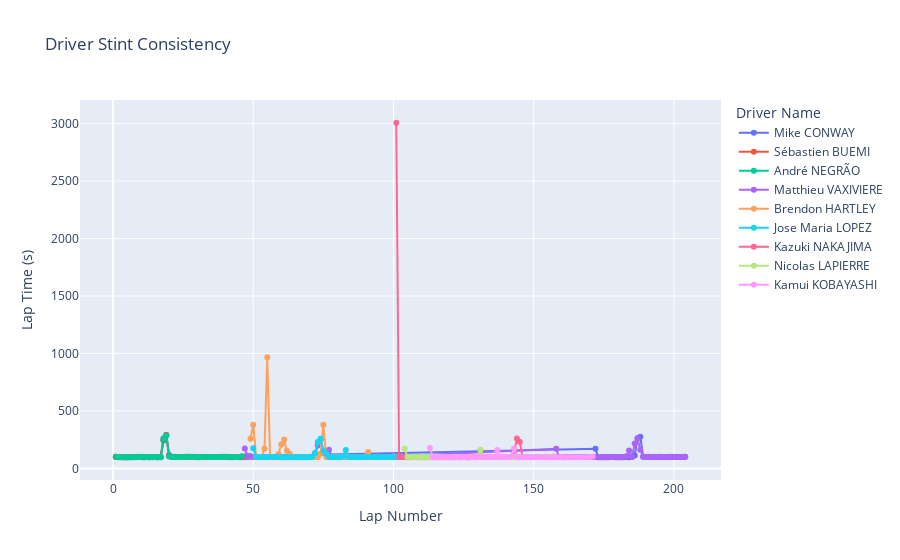

Write notebook code for a chart like this one.
### Code cell
fig = px.line(monza,
    x="lap_number",
    y="lap_time_s",
    title="Driver Stint Consistency",
    color="driver_name",
    line_group="team_no",
    markers=True,
    labels={                  
        "lap_number": "Lap Number",
        "lap_time_s": "Lap Time (s)",
        "driver_name": "Driver Name",
        "team_no": "Team Number"
    }
)

fig.update_layout(
    xaxis_title="Lap Number",
    yaxis_title="Lap Time (s)",
    legend_title="Driver Name"
)

fig.show()

### Figure 1 — Plotly figure (JSON) as saved in the notebook; plotly's stock layout.template omitted (floating-point values rounded to 4 significant figures)
{"data": [{"hovertemplate": "Driver Name=Mike CONWAY<br>Team Number=Toyota Gazoo Racing #7<br>Lap Number=%{x}<br>Lap Time (s)=%{y}<extra></extra>", "legendgroup": "Mike CONWAY", "line": {"color": "#636efa", "dash": "solid"}, "marker": {"symbol": "circle"}, "mode": "lines+markers", "name": "Mike CONWAY", "orientation": "v", "showlegend": true, "type": "scatter", "x": [1, 2, 3, 4, 5, 6, 7, 8, 9, 10, 11, 12, 13, 14, 15, 16, 17, 18, 19, 20, 21, 22, 23, 24, 25, 26, 27, 28, 29, 30, 31, 32, 33, 34, 35, 36, 37, 38, 39, 40, 41, 42, 43, 44, 45, 46, 47, 48, 49, 172, 173, 174, 175, 176, 177, 178, 179, 180, 181, 182, 183, 184, 185, 186, 187, 188, 189, 190, 191, 192, 193, 194, 195, 196, 197, 198, 199, 200, 201, 202, 203, 204], "xaxis": "x", "y": [99.36, 98.04, 97.3, 97.34, 97.19, 97.16, 99.23, 97.73, 99.07, 98.22, 97.83, 98.29, 97.82, 98.13, 98.21, 97.89, 97.94, 242.0, 291.4, 117.3, 99.38, 100.5, 98.37, 98.28, 98.52, 100.7, 99.61, 98.6, 99.26, 97.83, 98.75, 98.09, 98.57, 98.1, 98.11, 99.6, 98.3, 98.87, 101.4, 98.56, 98.46, 97.7, 97.83, 98.53, 97.95, 97.95, 103.2, 98.86, 105.3, 171.3, 98, 97.76, 97.48, 97.99, 97.64, 98.18, 97.39, 97.42, 96.95, 97.86, 99.67, 97.78, 98.08, 112.6, 262.2, 274.7, 100.5, 99.41, 99.59, 98.99, 98.39, 99.83, 98.24, 99.5, 99.59, 98.39, 98.62, 98.91, 98.34, 98.84, 99.23, 100.2], "yaxis": "y"}, {"hovertemplate": "Driver Name=Sébastien BUEMI<br>Team Number=Toyota Gazoo Racing #8<br>Lap Number=%{x}<br>Lap Time (s)=%{y}<extra></extra>", "legendgroup": "Sébastien BUEMI", "line": {"color": "#EF553B", "dash": "solid"}, "marker": {"symbol": "circle"}, "mode": "lines+markers", "name": "Sébastien BUEMI", "orientation": "v", "showlegend": true, "type": "scatter", "x": [1, 2, 3, 4, 5, 6, 7, 8, 9, 10, 11, 12, 13, 14, 15, 16, 17, 18, 19, 20, 21, 22, 23, 24, 25, 26, 27, 28, 29, 30, 31, 32, 33, 34, 35, 36, 37, 38, 39, 40, 41, 42, 43, 44, 45, 46, 47, 48], "xaxis": "x", "y": [100.5, 98.33, 97.74, 97.55, 97.21, 97.21, 97.55, 98.14, 99.52, 98.18, 97.77, 98.99, 97.95, 97.87, 99.09, 97.84, 98.89, 249.1, 291.6, 109.6, 99.43, 100.1, 99.17, 98.3, 98.89, 99.94, 100.3, 99.09, 99.36, 99.45, 97.98, 98.28, 98.48, 98.53, 98.91, 99.06, 98.51, 99.38, 98.53, 99.32, 99.28, 98.23, 99.68, 99.14, 98.86, 98.48, 100.2, 107.1], "yaxis": "y"}, {"hovertemplate": "Driver Name=André NEGRÃO<br>Team Number=Alpine Elf Matmut #36<br>Lap Number=%{x}<br>Lap Time (s)=%{y}<extra></extra>", "legendgroup": "André NEGRÃO", "line": {"color": "#00cc96", "dash": "solid"}, "marker": {"symbol": "circle"}, "mode": "lines+markers", "name": "André NEGRÃO", "orientation": "v", "showlegend": true, "type": "scatter", "x": [1, 2, 3, 4, 5, 6, 7, 8, 9, 10, 11, 12, 13, 14, 15, 16, 17, 18, 19, 20, 21, 22, 23, 24, 25, 26, 27, 28, 29, 30, 31, 32, 33, 34, 35, 36, 37, 38, 39, 40, 41, 42, 43, 44, 45, 46], "xaxis": "x", "y": [101.2, 98.51, 98.23, 97.75, 97.93, 97.8, 97.78, 98.11, 101.0, 98.91, 99.39, 97.82, 99.25, 98.07, 98.07, 98.02, 99.82, 262.0, 284.6, 103.5, 100.3, 99.47, 99.81, 99.55, 98.97, 99.29, 101.0, 100.8, 100.5, 99.77, 99.48, 98.69, 100.7, 99.08, 99.09, 98.37, 99.47, 98.44, 98.48, 100.5, 100.3, 98.9, 98.75, 99.57, 99.09, 105.0], "yaxis": "y"}, {"hovertemplate": "Driver Name=Matthieu VAXIVIERE<br>Team Number=Alpine Elf Matmut #36<br>Lap Number=%{x}<br>Lap Time (s)=%{y}<extra></extra>", "legendgroup": "Matthieu VAXIVIERE", "line": {"color": "#ab63fa", "dash": "solid"}, "marker": {"symbol": "circle"}, "mode": "lines+markers", "name": "Matthieu VAXIVIERE", "orientation": "v", "showlegend": true, "type": "scatter", "x": [47, 48, 49, 50, 51, 52, 53, 54, 55, 56, 57, 58, 59, 60, 61, 62, 63, 64, 65, 66, 67, 68, 69, 70, 71, 72, 73, 74, 75, 76, 77, 78, 79, 80, 81, 82, 83, 84, 85, 86, 87, 88, 89, 90, 91, 92, 93, 94, 95, 96, 97, 98, 99, 100, 101, 102, 103, 158, 159, 160, 161, 162, 163, 164, 165, 166, 167, 168, 169, 170, 171, 172, 173, 174, 175, 176, 177, 178, 179, 180, 181, 182, 183, 184, 185, 186, 187, 188, 189, 190, 191, 192, 193, 194, 195, 196, 197, 198, 199, 200, 201, 202, 203, 204], "xaxis": "x", "y": [173.7, 100.2, 100.6, 98.76, 98.4, 98.74, 98.59, 98.53, 99.3, 98.46, 99.56, 100.9, 99.31, 98.33, 100.4, 99.47, 99.62, 99.83, 98.88, 99.65, 99.41, 99.28, 98.35, 98.77, 100.7, 130.7, 198.5, 249.9, 153.7, 134.2, 163.2, 99.86, 100.3, 99.82, 98.65, 98.85, 100.0, 100.6, 98.78, 100.8, 98.85, 99.19, 98.46, 100.8, 100.2, 99.71, 98.72, 99.83, 100.9, 99.55, 98.65, 98.59, 101.2, 100.3, 100.5, 99.61, 106.9, 170.4, 99.48, 98.15, 97.84, 98.2, 99.33, 99.59, 99.39, 98.5, 99.15, 98.37, 99.75, 99.04, 98.1, 98.69, 97.95, 97.96, 99.21, 99.68, 98.35, 98.46, 98.53, 97.64, 97.68, 99.05, 106.5, 156.5, 99.61, 216.0, 261.0, 162.0, 101.1, 99.65, 100.3, 99.12, 99.39, 98.94, 101.9, 99.38, 98.62, 100.2, 100.8, 98.8, 98.37, 99.31, 101.1, 100.1], "yaxis": "y"}, {"hovertemplate": "Driver Name=Brendon HARTLEY<br>Team Number=Toyota Gazoo Racing #8<br>Lap Number=%{x}<br>Lap Time (s)=%{y}<extra></extra>", "legendgroup": "Brendon HARTLEY", "line": {"color": "#FFA15A", "dash": "solid"}, "marker": {"symbol": "circle"}, "mode": "lines+markers", "name": "Brendon HARTLEY", "orientation": "v", "showlegend": true, "type": "scatter", "x": [49, 50, 51, 52, 53, 54, 55, 56, 57, 58, 59, 60, 61, 62, 63, 64, 65, 66, 67, 68, 69, 70, 71, 72, 73, 74, 75, 76, 77, 78, 79, 80, 81, 82, 83, 84, 85, 86, 87, 88, 89, 90, 91, 92, 93, 94, 95, 96, 97, 98, 99, 100], "xaxis": "x", "y": [258.3, 379.0, 100.8, 99.12, 99.87, 170.0, 967.5, 98.68, 98.41, 99.21, 123.9, 208.5, 250.5, 153.8, 126.8, 99.36, 97.83, 98.41, 98.81, 98.47, 97.53, 97.74, 98.36, 98.34, 98.76, 126.4, 379.4, 98.36, 98.24, 98.76, 97.92, 97.86, 98.6, 98.36, 99.01, 98.47, 98.64, 98.71, 98.42, 99.23, 98.0, 104.4, 143.0, 98.69, 100.0, 100.3, 98.33, 98.74, 98.73, 98.79, 99.35, 104.7], "yaxis": "y"}, {"hovertemplate": "Driver Name=Jose Maria LOPEZ<br>Team Number=Toyota Gazoo Racing #7<br>Lap Number=%{x}<br>Lap Time (s)=%{y}<extra></extra>", "legendgroup": "Jose Maria LOPEZ", "line": {"color": "#19d3f3", "dash": "solid"}, "marker": {"symbol": "circle"}, "mode": "lines+markers", "name": "Jose Maria LOPEZ", "orientation": "v", "showlegend": true, "type": "scatter", "x": [50, 51, 52, 53, 54, 55, 56, 57, 58, 59, 60, 61, 62, 63, 64, 65, 66, 67, 68, 69, 70, 71, 72, 73, 74, 75, 76, 77, 78, 79, 80, 81, 82, 83, 84, 85, 86, 87, 88, 89, 90, 91, 92, 93, 94, 95, 96, 97, 98, 99, 100, 101, 102, 103, 104, 105, 106, 107, 108, 109, 110, 111, 112], "xaxis": "x", "y": [174.4, 100.2, 98.93, 98.53, 97.65, 98.37, 99.23, 99.45, 98.29, 99.04, 98.19, 98.02, 97.79, 98.47, 97.53, 98.33, 98.0, 97.89, 97.92, 98.68, 97.8, 98.94, 132.5, 228.8, 257.2, 152.4, 128.9, 99.67, 98.48, 99.25, 99.05, 97.36, 104.5, 160.0, 98.36, 99.73, 100.2, 98.67, 99.09, 98.91, 99.44, 98.56, 98.46, 99.24, 99.07, 99.07, 98.34, 99.53, 100.2, 98.6, 99.38, 100.2, 98.65, 98.29, 99.59, 98.11, 98.61, 99.27, 101.0, 99.11, 101.4, 98.41, 104.9], "yaxis": "y"}, {"hovertemplate": "Driver Name=Kazuki NAKAJIMA<br>Team Number=Toyota Gazoo Racing #8<br>Lap Number=%{x}<br>Lap Time (s)=%{y}<extra></extra>", "legendgroup": "Kazuki NAKAJIMA", "line": {"color": "#FF6692", "dash": "solid"}, "marker": {"symbol": "circle"}, "mode": "lines+markers", "name": "Kazuki NAKAJIMA", "orientation": "v", "showlegend": true, "type": "scatter", "x": [101, 102, 103, 104, 105, 106, 107, 108, 109, 110, 111, 112, 113, 114, 115, 116, 117, 118, 119, 120, 121, 122, 123, 124, 125, 126, 127, 128, 129, 130, 131, 132, 133, 134, 135, 136, 137, 138, 139, 140, 141, 142, 143, 144, 145, 146, 147, 148, 149, 150, 151, 152, 153, 154, 155, 156, 157, 158, 159, 160, 161], "xaxis": "x", "y": [3008.0, 98.34, 98.05, 99.29, 97.5, 97.9, 99.05, 98.61, 97.54, 97.51, 97.82, 97.73, 97.28, 97.68, 97.45, 97.47, 97.46, 97.9, 98.1, 99.89, 97.19, 97.64, 98.84, 97.72, 99.17, 97.3, 97.78, 98.7, 97.56, 103.4, 158.9, 100.3, 98.31, 98.89, 98.87, 98.68, 98.85, 98.26, 98.79, 98.33, 99.16, 98.77, 143.6, 261.2, 231.6, 101.2, 101.6, 98.32, 98.63, 98.12, 98.63, 98.13, 98.48, 100.8, 99.55, 99.07, 100.2, 98.63, 98.08, 99.36, 100.4], "yaxis": "y"}, {"hovertemplate": "Driver Name=Nicolas LAPIERRE<br>Team Number=Alpine Elf Matmut #36<br>Lap Number=%{x}<br>Lap Time (s)=%{y}<extra></extra>", "legendgroup": "Nicolas LAPIERRE", "line": {"color": "#B6E880", "dash": "solid"}, "marker": {"symbol": "circle"}, "mode": "lines+markers", "name": "Nicolas LAPIERRE", "orientation": "v", "showlegend": true, "type": "scatter", "x": [104, 105, 106, 107, 108, 109, 110, 111, 112, 113, 114, 115, 116, 117, 118, 119, 120, 121, 122, 123, 124, 125, 126, 127, 128, 129, 130, 131, 132, 133, 134, 135, 136, 137, 138, 139, 140, 141, 142, 143, 144, 145, 146, 147, 148, 149, 150, 151, 152, 153, 154, 155, 156, 157], "xaxis": "x", "y": [170.4, 98.88, 98.56, 98.98, 98.53, 98.72, 98.69, 98.37, 98.93, 100.0, 98.31, 98.24, 98.02, 98.56, 98.04, 97.91, 97.81, 98.63, 99.88, 99.56, 98.78, 98.16, 97.89, 97.54, 98.83, 97.78, 106.9, 162.8, 99.03, 99.25, 99.58, 99.38, 98.59, 99.16, 99.56, 98.58, 98.74, 99.72, 99.42, 98.44, 99.03, 99.66, 98.74, 98.61, 99.38, 99.62, 99.25, 99.79, 98.44, 98.88, 98.51, 98.88, 98.99, 106.5], "yaxis": "y"}, {"hovertemplate": "Driver Name=Kamui KOBAYASHI<br>Team Number=Toyota Gazoo Racing #7<br>Lap Number=%{x}<br>Lap Time (s)=%{y}<extra></extra>", "legendgroup": "Kamui KOBAYASHI", "line": {"color": "#FF97FF", "dash": "solid"}, "marker": {"symbol": "circle"}, "mode": "lines+markers", "name": "Kamui KOBAYASHI", "orientation": "v", "showlegend": true, "type": "scatter", "x": [113, 114, 115, 116, 117, 118, 119, 120, 121, 122, 123, 124, 125, 126, 127, 128, 129, 130, 131, 132, 133, 134, 135, 136, 137, 138, 139, 140, 141, 142, 143, 144, 145, 146, 147, 148, 149, 150, 151, 152, 153, 154, 155, 156, 157, 158, 159, 160, 161, 162, 163, 164, 165, 166, 167, 168, 169, 170, 171], "xaxis": "x", "y": [176.5, 99.19, 98.94, 98.35, 98.9, 98.68, 98.36, 97.93, 99.58, 97.87, 98.3, 97.75, 99.36, 99.03, 97.84, 98.05, 98.31, 98.44, 99.97, 99.28, 98.2, 98.9, 98.08, 97.94, 159.0, 98.55, 98.3, 97.97, 97.94, 106.1, 172.6, 97.81, 98.23, 98.17, 97.41, 98.08, 97.65, 97.89, 98.97, 97.16, 97.79, 97.18, 97.25, 97.49, 98.02, 98.07, 98.03, 98.31, 97.37, 97.24, 98.71, 97.63, 97.34, 97.75, 97.44, 97.47, 97.2, 98.33, 103.5], "yaxis": "y"}], "layout": {"legend": {"title": {"text": "Driver Name"}, "tracegroupgap": 0}, "title": {"text": "Driver Stint Consistency"}, "xaxis": {"anchor": "y", "domain": [0, 1], "title": {"text": "Lap Number"}}, "yaxis": {"anchor": "x", "domain": [0, 1], "title": {"text": "Lap Time (s)"}}}}
